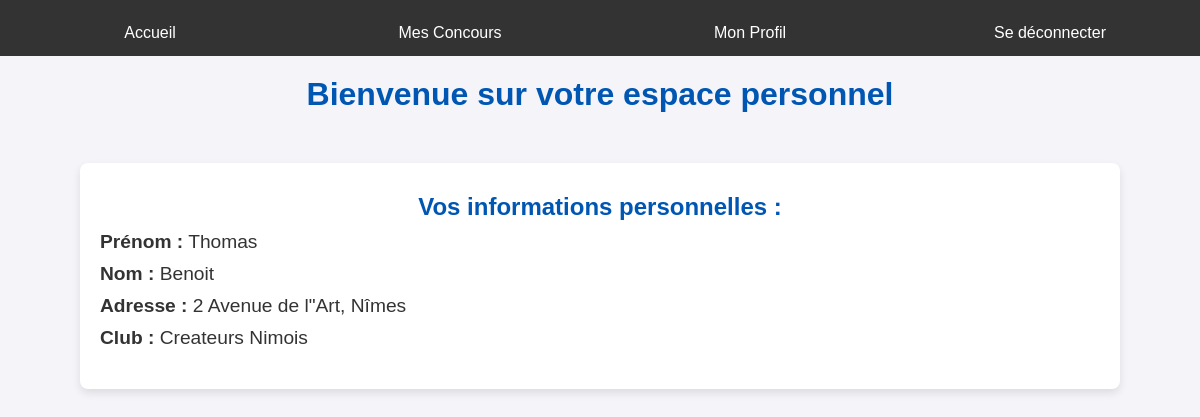
/devTest/indexUser.php (signed in), run on an earlier commit of the app's database.
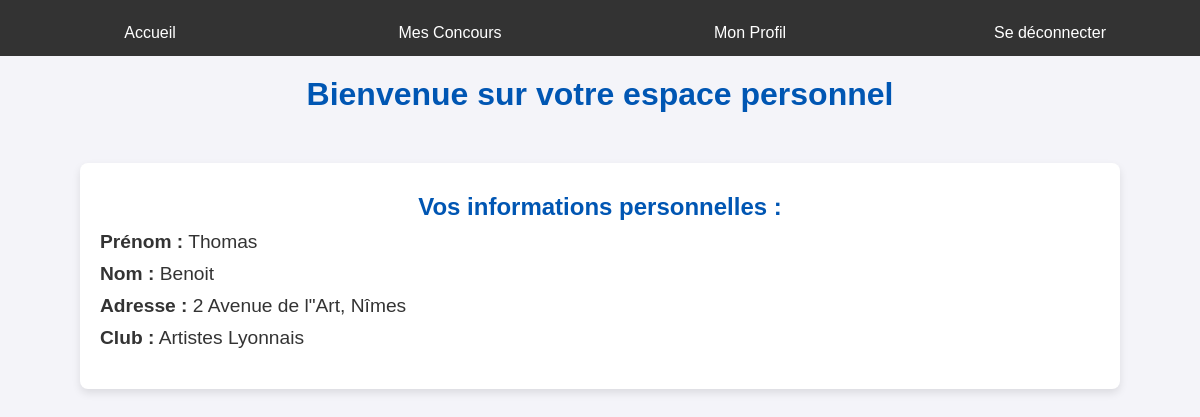
And on a later commit of the database.
### tables this page shows
CREATE TABLE Utilisateur (
    numUtilisateur INT PRIMARY KEY,
    nom VARCHAR(100) NOT NULL,
    prenom VARCHAR(100) NOT NULL,
    age INT NOT NULL,
    adresse VARCHAR(255) NOT NULL,
    login VARCHAR(50) UNIQUE NOT NULL,
    motDePasse VARCHAR(255) NOT NULL,
    numClub INT,
    FOREIGN KEY (numClub) REFERENCES Club(numClub) ON DELETE SET NULL
);

CREATE TABLE Club (
    numClub INT PRIMARY KEY,
    nomClub VARCHAR(100) NOT NULL,
    adresse VARCHAR(255) NOT NULL,
    numTelephone VARCHAR(10),
    nombreAdherents INT,
    ville VARCHAR(100),
    departement VARCHAR(100),
    region VARCHAR(100)
);

### devTest/indexUser.php (the view, shortened to what this page needs)
<?php
require("connect.php");
if (!isset($_SESSION['username'])) {
    header("Location: login.php");
    exit();
} else {
    try {
        $sql = "SELECT Utilisateur.nom, Utilisateur.prenom, Utilisateur.adresse, Club.nomClub
        FROM Utilisateur, Club
        WHERE numUtilisateur = :id_user
        AND Utilisateur.numClub = Club.numClub";
        $stmt = $connexion->prepare($sql);
        $stmt->bindParam(':id_user', $_SESSION['id_user']);
        $stmt->execute();
        $result = $stmt->fetch(PDO::FETCH_ASSOC);
    } catch (PDOException $e) {
        die("Erreur lors de la connexion : " . $e->getMessage());
    }
    if ($stmt->rowCount() > 0) {
        $prenom = $result['prenom'];
        $nom = $result['nom'];
        $adresse = $result['adresse'];
        $nomClub = $result['nomClub'];
    } else {
        $prenom = "Erreur";
        $nom = "Erreur";
        $adresse = "Erreur";
        $nomClub = "Erreur";
        echo "Nom d'utilisateur ou mot de passe incorrect";
    }
}
?>
<!DOCTYPE html>
<html lang="fr">
<head>
    <link rel="stylesheet" href="style.css">
</head>
<body>
<div class="menu">
    <a href="index.php">Accueil</a>
    <a href="concoursUser.php">Mes Concours</a>
    <a href="profile.php">Mon Profil</a>
    <a href="logout.php">Se déconnecter</a>
</div>
<div class="header">
    <h1>Bienvenue sur votre espace personnel</h1>
</div>
<div class="container">
    <h2>Vos informations personnelles : </h2>
    <div class="user-info">
        <p><span class="user-data">Prénom :</span> <?= htmlspecialchars($prenom); ?></p>
        <p><span class="user-data">Nom :</span> <?= htmlspecialchars($nom); ?></p>
        <p><span class="user-data">Adresse :</span> <?= htmlspecialchars($adresse); ?></p>
        <p><span class="user-data">Club :</span> <?= htmlspecialchars($nomClub); ?></p>
    </div>
</div>
</body>
</html>

### devTest/style.css (style rules this page uses)
body { font-family: Arial, sans-serif; background-color: #f4f4f9; margin: 0; padding: 0; color: #333; position: relative; }
.container { max-width: 1000px; margin: 50px auto; padding: 20px; background: #ffffff; box-shadow: 0 4px 8px rgba(0, 0, 0, 0.1); border-radius: 8px; position: relative; }
h1, h2 { text-align: center; color: #0056b3; margin-top: 10px; margin-bottom: 10px; position: relative; }
.menu { background-color: #333; overflow: hidden; display: flex; justify-content: center; margin-bottom: 20px; position: relative; }
.menu a { padding: 14px 20px; text-decoration: none; color: white; text-align: center; flex: 1; position: relative; }
.user-info { font-size: 1.2em; margin-bottom: 20px; position: relative; }
.user-info p { margin: 10px 0; position: relative; }
.user-info .user-data { font-weight: bold; position: relative; }
a { text-decoration: none; color: #0056b3; display: inline-block; margin-top: 10px; transition: color 0.3s ease; position: relative; }

What changed in the data, as far as the page shows it:
changed utilisateur "Thomas": numClub.nomClub "Createurs Nimois" → "Artistes Lyonnais"
